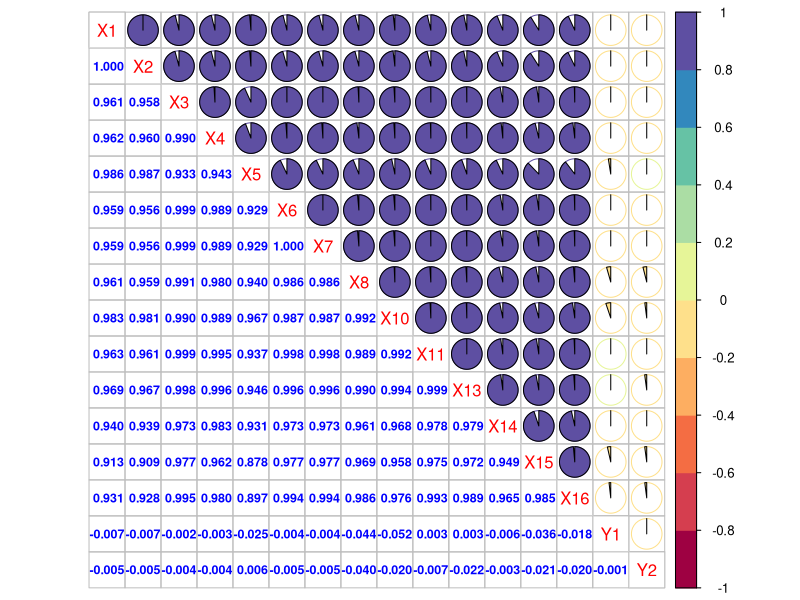
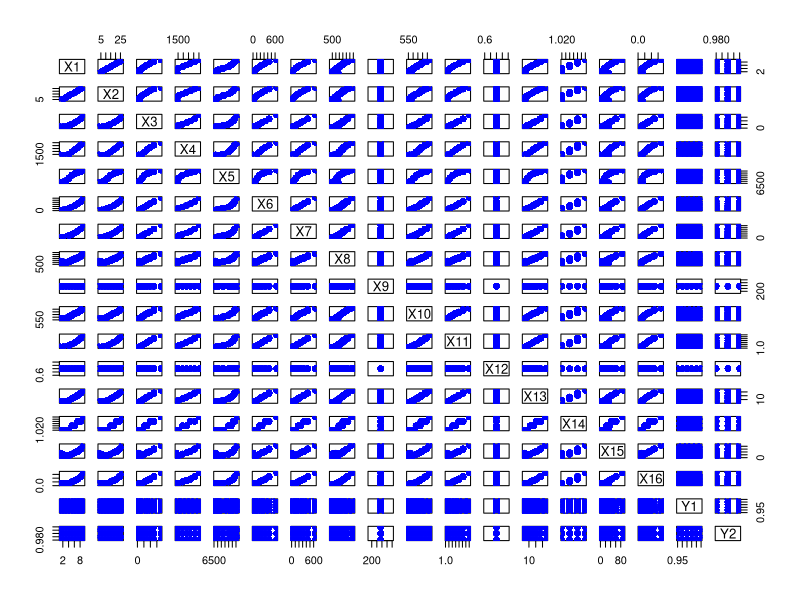
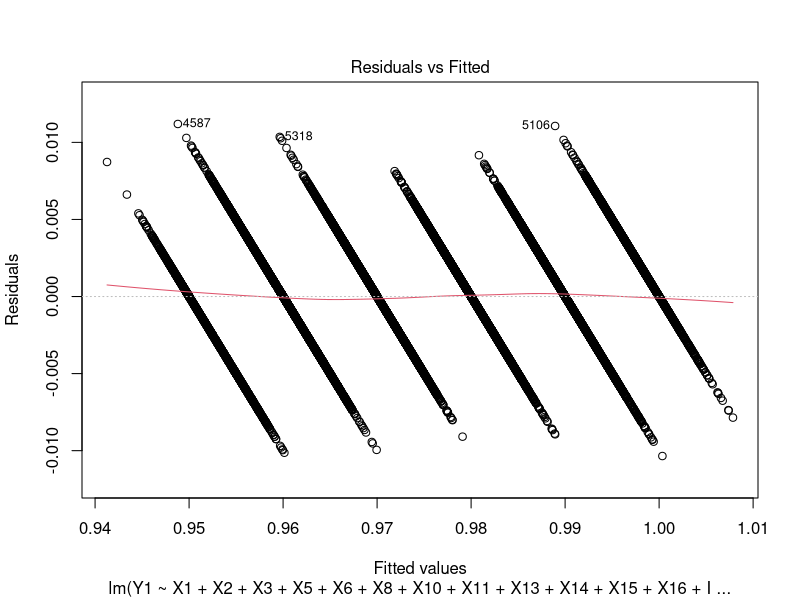
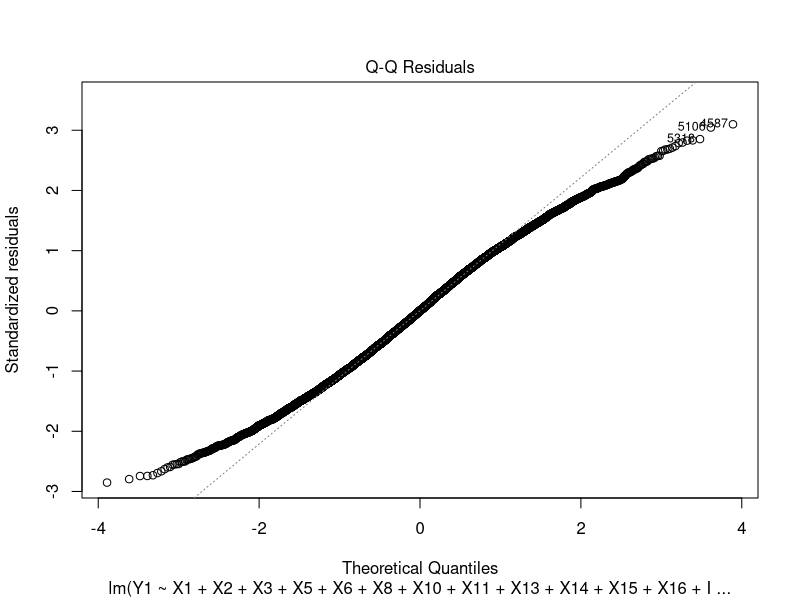
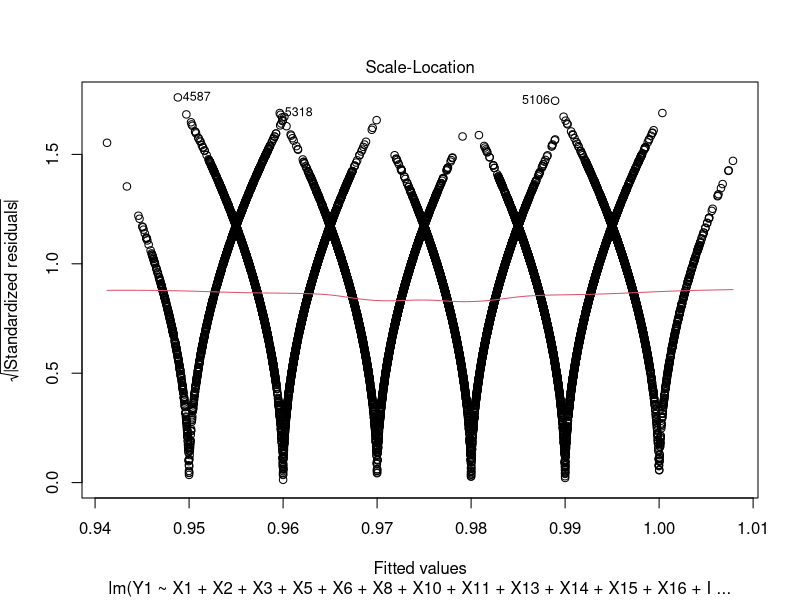
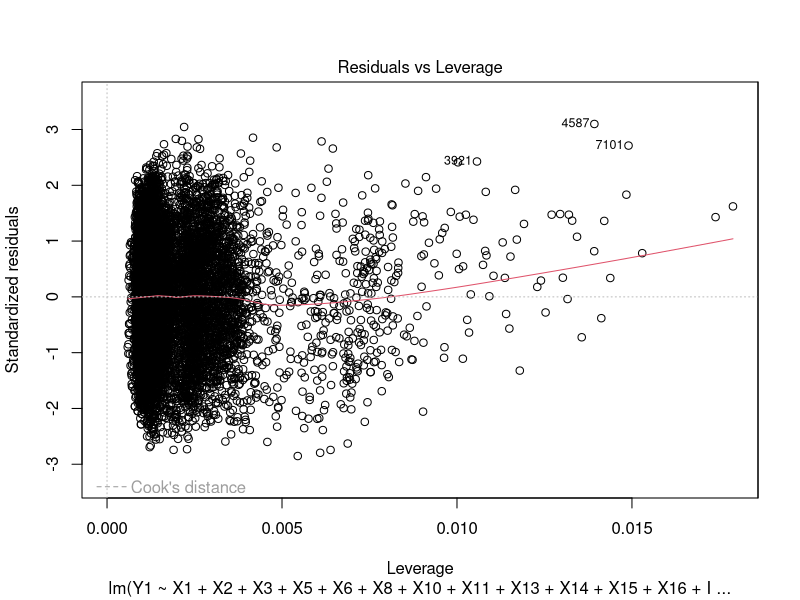

Write R code to recreate these figures, in order.
# ======================
# CE4073 Assignment 1
# Fong Hou Jun U1721741L
# ======================



rmse <- function(error)
{
  sqrt(mean(error^2))
}




install.packages("dplyr")
library(dplyr)







navalDataPred <- read.csv("assign1_NavalPred.csv", header = TRUE)




# Loading the DataSet
navalData <- read.csv("assign1_NavalData.csv", header = TRUE)

# =======================================
# Basic exploration of the loaded dataset
# =======================================

dim(navalData)        # Dimensions of the loaded dataset
names(navalData)      # Labels of the columns in csv file
str(navalData)        # Structure of the loaded dataset
head(navalData)       # First 5 rows of the loaded dataset
tail(navalData)       # Last 5 rows of the loaded dataset 
summary(navalData)    # Summary statistics for all variables in loaded dataset

# ================================
# Advanced exploration of the data
# ================================

# Explore the correations between all 16 variables against Y1 and Y2
cor(navalData)
x <- c(1,2,3,4,5,6,7,8,10,11,13,14,15,16,17,18)
navalData_2 <- navalData[,x]
cor(navalData_2)
navalData_3 <- navalData_2[-9]
cor(navalData_3)
# As seen from the correlation table, we can make 2 observations.
# X6 and X7 are identical, so we can remove either of them.
# X9 and X12 are not correlated with the other variables as it shows NA value.
# Upon closer inspection, its values contain only 288 and 1 respectively.
# No matter how the other input variables change, the values of X9 and X12 will not
# affect them. Thus, we can remove these 2 as well.

# Shows a heatmap of the variables and how correlated they are to each other
library(corrplot)
library(RColorBrewer)
corrplot.mixed(cor(navalData_2), upper.col = brewer.pal(n=10, name ="Spectral"),
               lower.col = "blue", upper = "pie", number.cex = .75, number.digits = 3, na.label = "NA")

# In the heatmap, most of the variables are very closely correlated to each other, especially
# X1 and X2, as they are the darkest

# Plot out 2d scatterplots of all pairs of variables
pairs(navalData, pch = 19, col = "blue")

# As seen from the 2d scatterplot, we can see that there is a very strong linear pattern for 
# most of the variables.

# =======================================
# Basic linear modeling for predicting Y1
# =======================================

# Building the first model with all variables against Y1
lmFit_Y1 <- lm(Y1 ~ . - Y2, data = navalData)
summary(lmFit_Y1)
# From the summary of this first linear model, we can see that X7, X9 and X12 are NA to the model,
# and we will remove these variables from the model.

lmFit_Y1_V2 <- update(lmFit_Y1, ~ . - X7 - X9 - X12, data = navalData)
summary(lmFit_Y1_V2)
# After removing the 3 variables, the adjusted R-squared does not change. Thus, removing the 3 variables did not
# in any way affect the results.  From the graph, it seems that X4 is the variable 
# that will affect model the least, and so we will remove this as well.

lmFit_Y1_V3 <- update(lmFit_Y1_V2, ~ . - X4, data = navalData)
summary(lmFit_Y1_V3)
# Upon removing X4, X7, X9 and X12, the summary of the linear model shows that the remaining variables
# are all very significant variables which will affect the result of the prediction. From here,
# I have started to introduct non-linear variables as well.

# ==========================================
# Advanced linear modeling for predicting Y1
# ==========================================

# When looking at the correlation between Y1 and the variables, we can see that X10 has the highest correlation
# with Y1. Therefore, I introduced the square of X10 into the formula. I also introduced X8 and X15 as they are the 
# next 2 variables with the highest correlation.
lmFit_Y1_V4 <- update(lmFit_Y1_V3, ~ . + I(X10 ^ 2), data = navalData)
summary(lmFit_Y1_V4)

lmFit_Y1_V5 <- update(lmFit_Y1_V4, ~ . + I(X8^2), data = navalData)
summary(lmFit_Y1_V5)

lmFit_Y1_V6 <- update(lmFit_Y1_V5, ~ . + I(X15^2), data = navalData)
summary(lmFit_Y1_V6)
# After adding in the square of these 3 variables, the adjusted R-squared increased significantly, from 0.8396 to 0.9345

# From here, I decided to add all possible variations of the 3 variables. Namely, X8:X10, X8:X15 and X10:X15.
lmFit_Y1_V7 <- update(lmFit_Y1_V6, ~ . + X10:X8, data = navalData)
summary(lmFit_Y1_V7)

lmFit_Y1_V8 <- update(lmFit_Y1_V7, ~ . + X10:X15, data = navalData)
summary(lmFit_Y1_V8)

lmFit_Y1_V9 <- update(lmFit_Y1_V8, ~ . + X8:X15, data = navalData)
summary(lmFit_Y1_V9)
plot(lmFit_Y1_V9)

# After adding these variations, I get a total adjusted R-squared of 0.9434, from 0.8396. As i believe the model is good,
# I will proceed to make predictions now.


lmFit_Y1_V9$residuals                 # Residuals or prediction errors
sum(lmFit_Y1_V9$residuals^2)          # Sum of squares of errors
summary(lmFit_Y1_V9$residuals)        # Statistical summary of residuals

coef(summary(lmFit_Y1_V9))            # Standard errors of coefficients
confint(lmFit_Y1_V9)                  # Confidence intervals of coefficients
var(lmFit_Y1_V9$residuals)            # Variance of residuals

# Prediction of model without removing outliers from dataset
predict(lmFit_Y1_V9, newdata = navalData, interval = "confidence", level = 0.95)
predict(lmFit_Y1_V9, newdata = navalData, interval = "prediction", level = 0.95)


# Removing outliers from the dataset, using cooks distance of 2 standard deviation
cd <- cooks.distance(lmFit_Y1_V9)
navalData.clean <- navalData[abs(cd) < 4/nrow(navalData), ]
# To check the number of rows remaining, type in nrow(navalData.clean)

# Fitting the best model with new "outlier-free" data
lmFit_Y1_V10 <- lm(formula(lmFit_Y1_V9), data = navalData.clean)
summary(lmFit_Y1_V10)

lmFit_Y1_V10$residuals                # Residuals or prediction errors
sum(lmFit_Y1_V10$residuals^2)         # Sum of squares of errors
summary(lmFit_Y1_V10$residuals)       # Statistical summary of residuals

coef(summary(lmFit_Y1_V10))           # Standard errors of coefficients
confint(lmFit_Y1_V10)                 # Confidence intervals of coefficients
var(lmFit_Y1_V10$residuals)           # Variance of residuals

# Prediction of model with new dataset without outliers
predict(lmFit_Y1_V10, newdata = navalData.clean, interval = "confidence", level = 0.95)
predict(lmFit_Y1_V10, newdata = navalData.clean, interval = "prediction", level = 0.95)
# After removing the outliers, the vairance of residuals improved slightly.

predict(lmFit_Y1, newdata = navalData, interval = "confidence", level = 0.95)
predict(lmFit_Y1, newdata = navalData, interval = "prediction", level = 0.95)

Y1sum <- sum((lmFit_Y1_V10$residuals)^2)/nrow(navalData.clean)
Y1root <- sqrt(Y1sum)
Y1root


Y1sum2 <- sum((lmFit_Y1$residuals)^2)/nrow(navalData)
Y1root2 <- sqrt(Y1sum2)
Y1root2


# =======================================
# Basic linear modeling for predicting Y2
# =======================================

# Building the first model with all variables against Y2
lmFit_Y2 <- lm(Y2 ~ . - Y1, data = navalData)
summary(lmFit_Y2)
# From the summary of this first linear model, we can see that X7, X9 and X12 are NA to the model,
# and we will remove these variables from the model.

lmFit_Y2_V1 <- update(lmFit_Y2, ~ . - X7 - X9 - X12, data = navalData)
summary(lmFit_Y2_V1)
# After removing the 3 variables, the adjusted R-squared does not change. Thus, removing the 3 variables did not
# in any way affect the results.  From the graph, it seems that X2 is the variable 
# that will affect model the least, and so we will remove this as well.

lmFit_Y2_V2 <- update(lmFit_Y2_V1, ~ . - X2, data = navalData)
summary(lmFit_Y2_V2)

lmFit_Y2_V3 <- update(lmFit_Y2_V2, ~ . + I(X8^2), data = navalData)
summary(lmFit_Y2_V3)

lmFit_Y2_V4 <- update(lmFit_Y2_V3, ~ . + I(X15^2), data = navalData)
summary(lmFit_Y2_V4)

lmFit_Y2_V5 <- update(lmFit_Y2_V4, ~ . + I(X13^2), data = navalData)
summary(lmFit_Y2_V5)

lmFit_Y2_V6 <- update(lmFit_Y2_V5, ~ . + I(X16^2) - I(X8^2), data = navalData)
summary(lmFit_Y2_V6)

lmFit_Y2_V7 <- update(lmFit_Y2_V6, ~ . + X8:X15 + X8:X13 + X8:X16 + X15:X13 + X15:X16 + X13:X16, data = navalData)
summary(lmFit_Y2_V7)

lmFit_Y2_V8 <- update(lmFit_Y2_V7, ~ . - X16 - I(X8^2) - X8:X16 - X13:X16, data = navalData)
summary(lmFit_Y2_V8)
# Adjusted R-squared == 0.8289

lmFit_Y2_V5$residuals
sum(lmFit_Y2_V5$residuals^2)
summary(lmFit_Y2_V5$residuals)

coef(summary(lmFit_Y2_V5))
confint(lmFit_Y2_V5)
var(lmFit_Y2_V5$residuals)

predict(lmFit_Y2_V5, newdata = navalData, interval = "confidence", level = 0.95)
predict(lmFit_Y2_V5, newdata = navalData, interval = "prediction", level = 0.95)

cd <- cooks.distance(lmFit_Y2_V7)

navalData.cleanY2 <- navalData[abs(cd) < 4/nrow(navalData), ]
nrow(navalData.cleanY2)

lmFit_Y2_V8 <- lm(formula(lmFit_Y2_V7), data = navalData.cleanY2)
summary(lmFit_Y2_V8)

lmFit_Y2_V9 <- update(lmFit_Y2_V8, ~ . - X13:X16, data = navalData)
summary(lmFit_Y2_V9)

cd <- cooks.distance(lmFit_Y2_V9)

navalDataY2.clean <- navalData[abs(cd) < 4/nrow(navalData), ]

lmFitY2 <- lm(formula(lmFit_Y2_V9), data = navalDataY2.clean)
summary(lmFitY2)




coef(summary(lmFit_Y2_V6))
confint(lmFit_Y2_V6)
var(lmFit_Y2_V6$residuals)

predict(lmFit_Y2_V6, newdata = navalData, interval = "confidence", level = 0.95)
predict(lmFit_Y2_V6, newdata = navalData, interval = "prediction", level = 0.95)

Y1sum2 <- sum((lmFit_Y2_V9$residuals)^2)/nrow(navalDataY2.clean)
Y1root2 <- sqrt(Y1sum2)
Y1root2

Y1sum2 <- sum((lmFit_Y2$residuals)^2)/nrow(navalData)
Y1root2 <- sqrt(Y1sum2)
Y1root2
